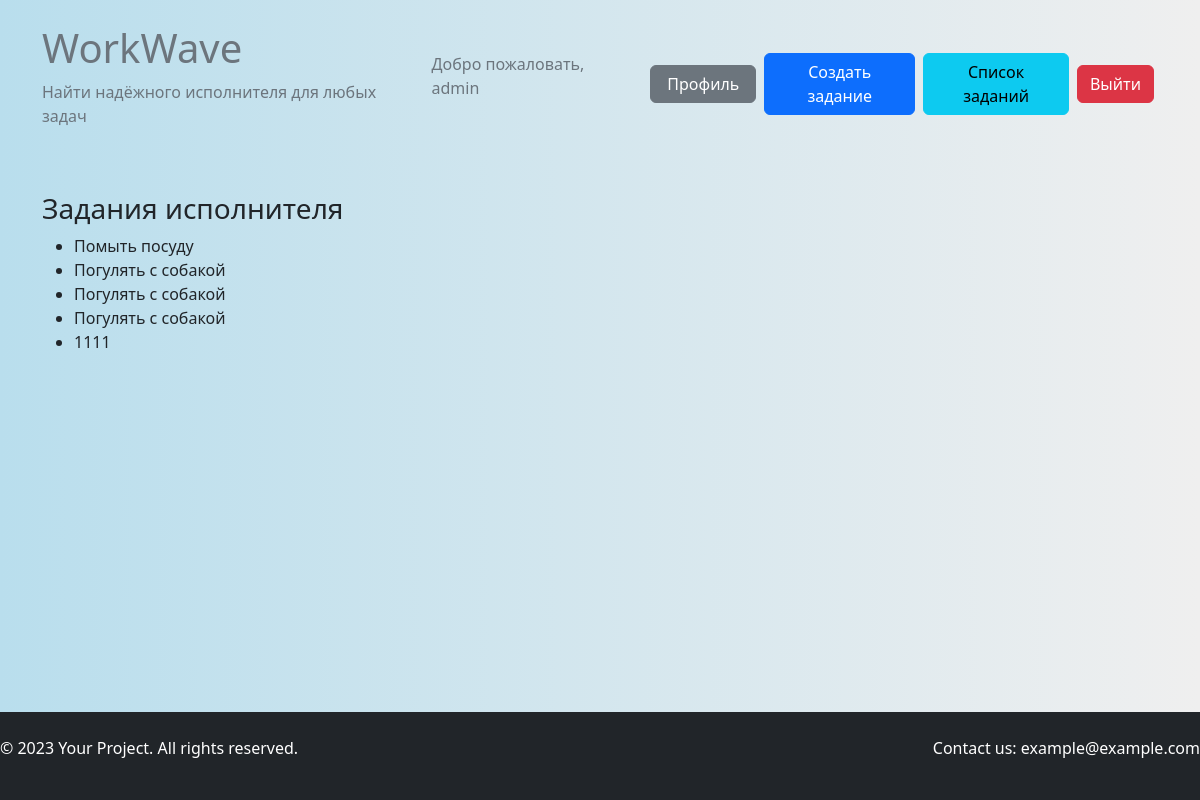
The app's page /executor_tasks/ (signed in), older data.
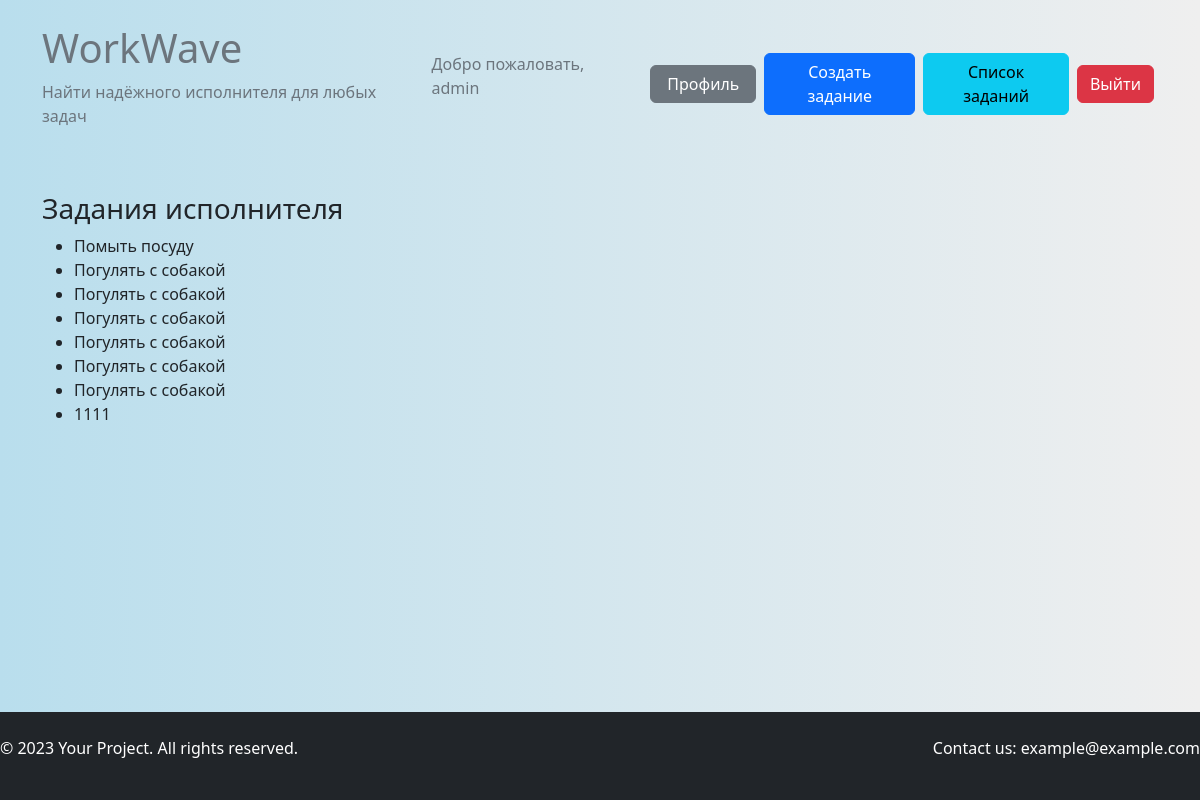
The same page, newer data.
### tasks/models.py (models this page shows, shortened)
class Task(models.Model):
    title = models.CharField(max_length=200)
    image_task = models.ImageField(upload_to='media/image_task/', null=True, blank=True)
    description = models.TextField()
    customer = models.ForeignKey(CustomUser, on_delete=models.CASCADE, related_name='customer_tasks')
    executor = models.ForeignKey(CustomUser, on_delete=models.SET_NULL, null=True, blank=True, related_name='executor_tasks')
    created_at = models.DateTimeField(auto_now_add=True)
    due_date = models.DateTimeField()
    is_completed = models.BooleanField(default=False)

### tasks/views.py (the view)
# urls.py: path('executor_tasks/', view_tasks.executor_tasks, name='executor_tasks'),
def executor_tasks(request):
    executor_tasks = Task.objects.filter(executor=request.user)
    return render(request, 'tasks/executor_tasks.html', {'executor_tasks': executor_tasks})

### templates/tasks/executor_tasks.html
{% extends 'base.html' %}
{% block content %}
<h3>Задания исполнителя</h3>
<ul>
    {% for task in executor_tasks %}
        <li>{{ task.title }}</li>
    {% endfor %}
</ul>
{% endblock %}

Row changes from the older to the newer data that the page shows:
now on this page (row edited): Task: title "Погулять с собакой"
now on this page (row edited): Task: title "Погулять с собакой"
now on this page (row edited): Task: title "Погулять с собакой"
